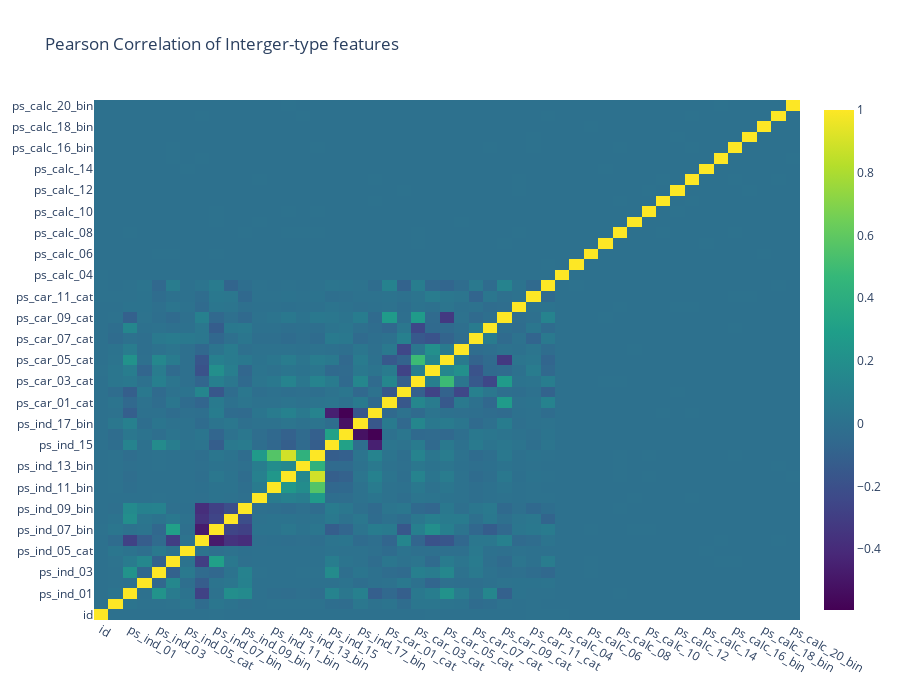

Source (notebook cell):
### Markdown cell above
## (2) Correlation of integer features

### Code cell
data = [go.Heatmap(z=train_int.corr().values,
                   x=train_int.columns.values,
                   y=train_int.columns.values,
                   colorscale="Viridis",
                   reversescale=False,
                   opacity=1.0)]

layout = go.Layout(title="Pearson Correlation of Interger-type features",
                   xaxis=dict(ticks='', nticks=36),
                   yaxis=dict(ticks=''),
                   width=900, height=700)

fig = go.Figure(data=data, layout=layout)
py.iplot(fig, filename="labelled-heatmap")

### Figure 1 — Plotly figure (JSON) as saved in the notebook; plotly's stock layout.template omitted (floating-point values rounded to 4 significant figures; data arrays with more than 128 entries replaced by an {"elided": "..."} marker saying what was removed)
{"data": [{"colorscale": [[0, "#440154"], [0.1111, "#482878"], [0.2222, "#3e4989"], [0.3333, "#31688e"], [0.4444, "#26828e"], [0.5556, "#1f9e89"], [0.6667, "#35b779"], [0.7778, "#6ece58"], [0.8889, "#b5de2b"], [1, "#fde725"]], "opacity": 1, "reversescale": false, "type": "heatmap", "x": ["id", "target", "ps_ind_01", "ps_ind_02_cat", "ps_ind_03", "ps_ind_04_cat", "ps_ind_05_cat", "ps_ind_06_bin", "ps_ind_07_bin", "ps_ind_08_bin", "ps_ind_09_bin", "ps_ind_10_bin", "ps_ind_11_bin", "ps_ind_12_bin", "ps_ind_13_bin", "ps_ind_14", "ps_ind_15", "ps_ind_16_bin", "ps_ind_17_bin", "ps_ind_18_bin", "ps_car_01_cat", "ps_car_02_cat", "ps_car_03_cat", "ps_car_04_cat", "ps_car_05_cat", "ps_car_06_cat", "ps_car_07_cat", "ps_car_08_cat", "ps_car_09_cat", "ps_car_10_cat", "ps_car_11_cat", "ps_car_11", "ps_calc_04", "ps_calc_05", "ps_calc_06", "ps_calc_07", "ps_calc_08", "ps_calc_09", "ps_calc_10", "ps_calc_11", "ps_calc_12", "ps_calc_13", "ps_calc_14", "ps_calc_15_bin", "ps_calc_16_bin", "ps_calc_17_bin", "ps_calc_18_bin", "ps_calc_19_bin", "ps_calc_20_bin"], "y": ["id", "target", "ps_ind_01", "ps_ind_02_cat", "ps_ind_03", "ps_ind_04_cat", "ps_ind_05_cat", "ps_ind_06_bin", "ps_ind_07_bin", "ps_ind_08_bin", "ps_ind_09_bin", "ps_ind_10_bin", "ps_ind_11_bin", "ps_ind_12_bin", "ps_ind_13_bin", "ps_ind_14", "ps_ind_15", "ps_ind_16_bin", "ps_ind_17_bin", "ps_ind_18_bin", "ps_car_01_cat", "ps_car_02_cat", "ps_car_03_cat", "ps_car_04_cat", "ps_car_05_cat", "ps_car_06_cat", "ps_car_07_cat", "ps_car_08_cat", "ps_car_09_cat", "ps_car_10_cat", "ps_car_11_cat", "ps_car_11", "ps_calc_04", "ps_calc_05", "ps_calc_06", "ps_calc_07", "ps_calc_08", "ps_calc_09", "ps_calc_10", "ps_calc_11", "ps_calc_12", "ps_calc_13", "ps_calc_14", "ps_calc_15_bin", "ps_calc_16_bin", "ps_calc_17_bin", "ps_calc_18_bin", "ps_calc_19_bin", "ps_calc_20_bin"], "z": {"elided": "49x49 float values"}}], "layout": {"height": 700, "title": {"text": "Pearson Correlation of Interger-type features"}, "width": 900, "xaxis": {"nticks": 36, "ticks": ""}, "yaxis": {"ticks": ""}}}
